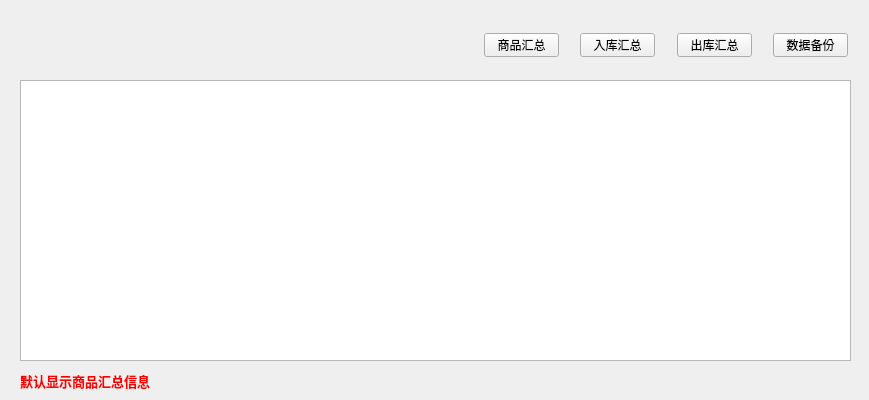
<?xml version="1.0" encoding="UTF-8"?>
<ui version="4.0">
 <class>SummaryData</class>
 <widget class="QWidget" name="SummaryData">
  <property name="geometry">
   <rect>
    <x>0</x>
    <y>0</y>
    <width>869</width>
    <height>400</height>
   </rect>
  </property>
  <property name="windowTitle">
   <string>SummaryData</string>
  </property>
  <widget class="QPushButton" name="goodsBtn">
   <property name="geometry">
    <rect>
     <x>484</x>
     <y>33</y>
     <width>75</width>
     <height>24</height>
    </rect>
   </property>
   <property name="text">
    <string>商品汇总</string>
   </property>
  </widget>
  <widget class="QPushButton" name="inBtn">
   <property name="geometry">
    <rect>
     <x>580</x>
     <y>33</y>
     <width>75</width>
     <height>24</height>
    </rect>
   </property>
   <property name="text">
    <string>入库汇总</string>
   </property>
  </widget>
  <widget class="QPushButton" name="outBtn">
   <property name="geometry">
    <rect>
     <x>677</x>
     <y>33</y>
     <width>75</width>
     <height>24</height>
    </rect>
   </property>
   <property name="text">
    <string>出库汇总</string>
   </property>
  </widget>
  <widget class="QPushButton" name="saveBtn">
   <property name="geometry">
    <rect>
     <x>773</x>
     <y>33</y>
     <width>75</width>
     <height>24</height>
    </rect>
   </property>
   <property name="text">
    <string>数据备份</string>
   </property>
  </widget>
  <widget class="QTableWidget" name="tableWidget">
   <property name="geometry">
    <rect>
     <x>20</x>
     <y>80</y>
     <width>831</width>
     <height>281</height>
    </rect>
   </property>
  </widget>
  <widget class="QLabel" name="label">
   <property name="geometry">
    <rect>
     <x>20</x>
     <y>370</y>
     <width>151</width>
     <height>21</height>
    </rect>
   </property>
   <property name="font">
    <font>
     <pointsize>10</pointsize>
     <bold>true</bold>
    </font>
   </property>
   <property name="styleSheet">
    <string notr="true">color: rgb(255, 0, 0);</string>
   </property>
   <property name="text">
    <string>默认显示商品汇总信息</string>
   </property>
  </widget>
 </widget>
 <resources/>
 <connections/>
</ui>
